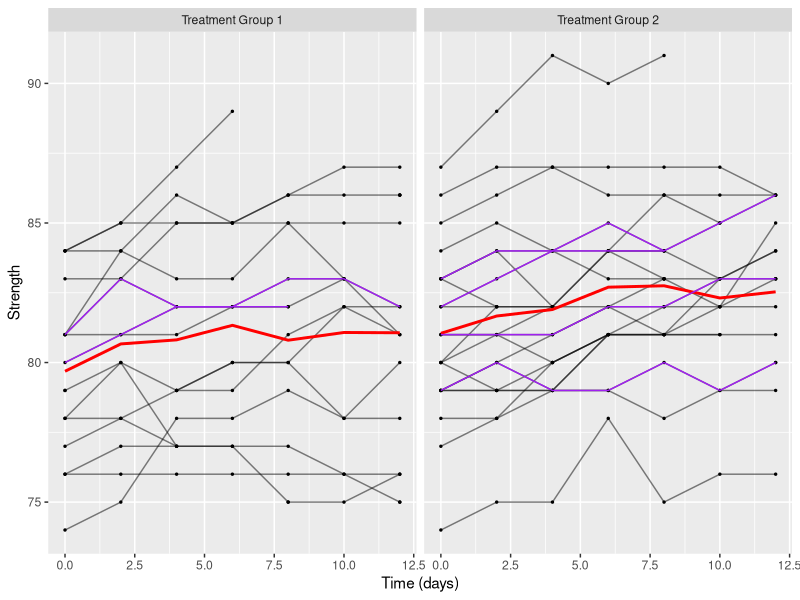
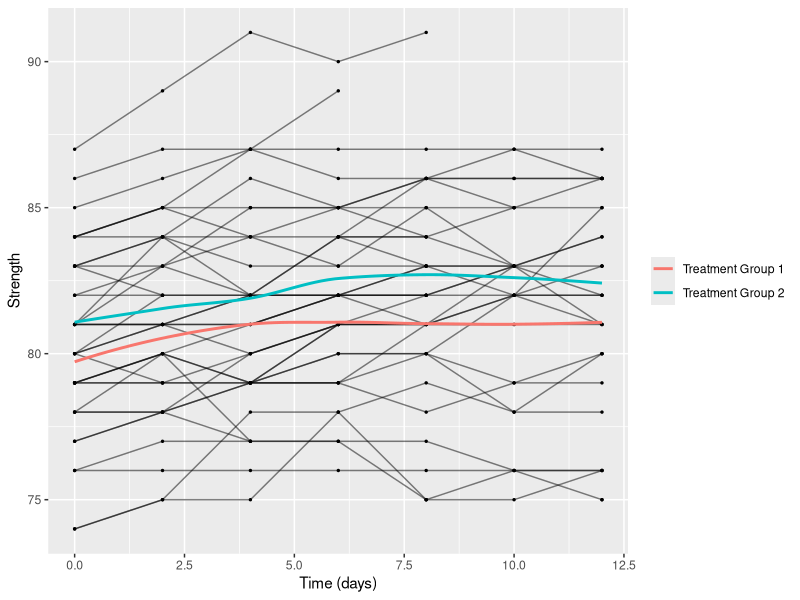

Reproduce these figures in R, in order.
## ---- chunk 1
knitr::opts_chunk$set(echo = FALSE, include = TRUE, warning = FALSE)

library(dplyr)
library(ggplot2)
library(haven)

data = read_dta('exercise_therapy.dta')

## ---- chunk 2
labelled_data = data
labelled_data$trt = as.factor(labelled_data$trt)

levels(labelled_data$trt)[levels(labelled_data$trt) == "1"] = "Treatment Group 1"
levels(labelled_data$trt)[levels(labelled_data$trt) == "2"] = "Treatment Group 2"

set.seed(867309)
ids = sample(unique(labelled_data$id), 6)

# plot 1
labelled_data %>% ggplot(aes(time, y, group = id)) +
  facet_wrap( ~ trt) +
  geom_point(size = 0.5) +
  geom_line(alpha = 0.5) +
  stat_summary(aes(group = 1), geom = "line", fun.y = mean, size = 1, color = "red") +
  geom_line(data = filter(labelled_data, id %in% ids), aes(group = id), color = "purple") +
  labs(x = "Time (days)", y = "Strength")

## ---- chunk 3
# plot 2
labelled_data %>% ggplot(aes(time, y, group = id)) +
  geom_point(size = 0.5) +
  geom_line(alpha = 0.5) +
  stat_smooth(aes(group = trt, color = trt), method = loess, geom = "line", fun.y = mean, size = 1) +
  labs(x = "Time (days)", y = "Strength") +
  theme(legend.title = element_blank())
